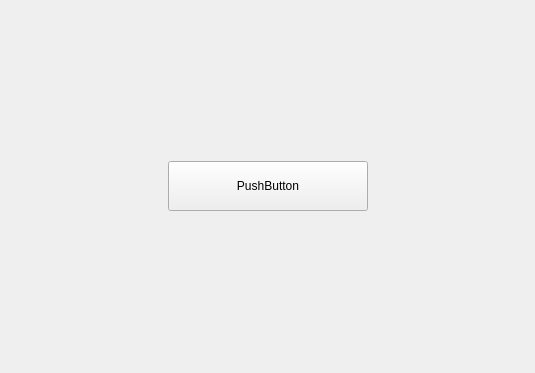
<?xml version="1.0" encoding="UTF-8"?>
<ui version="4.0">
 <class>Role</class>
 <widget class="QWidget" name="Role">
  <property name="geometry">
   <rect>
    <x>0</x>
    <y>0</y>
    <width>535</width>
    <height>373</height>
   </rect>
  </property>
  <property name="windowTitle">
   <string>Form</string>
  </property>
  <layout class="QHBoxLayout" name="horizontalLayout_2" stretch="1,2,1">
   <item>
    <spacer name="horizontalSpacer">
     <property name="orientation">
      <enum>Qt::Orientation::Horizontal</enum>
     </property>
     <property name="sizeHint" stdset="0">
      <size>
       <width>40</width>
       <height>20</height>
      </size>
     </property>
    </spacer>
   </item>
   <item>
    <widget class="QPushButton" name="roleBtn">
     <property name="maximumSize">
      <size>
       <width>200</width>
       <height>50</height>
      </size>
     </property>
     <property name="text">
      <string>PushButton</string>
     </property>
    </widget>
   </item>
   <item>
    <spacer name="horizontalSpacer_2">
     <property name="orientation">
      <enum>Qt::Orientation::Horizontal</enum>
     </property>
     <property name="sizeHint" stdset="0">
      <size>
       <width>40</width>
       <height>20</height>
      </size>
     </property>
    </spacer>
   </item>
  </layout>
 </widget>
 <resources/>
 <connections/>
</ui>
